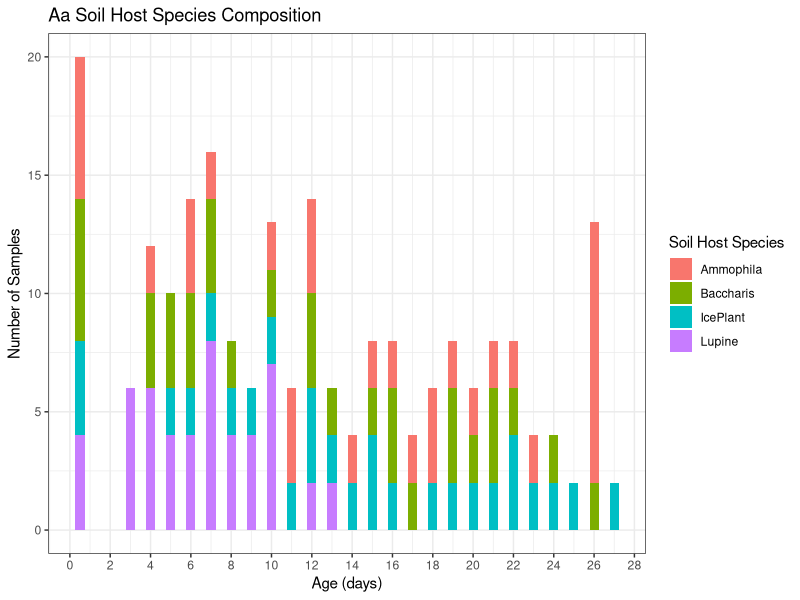
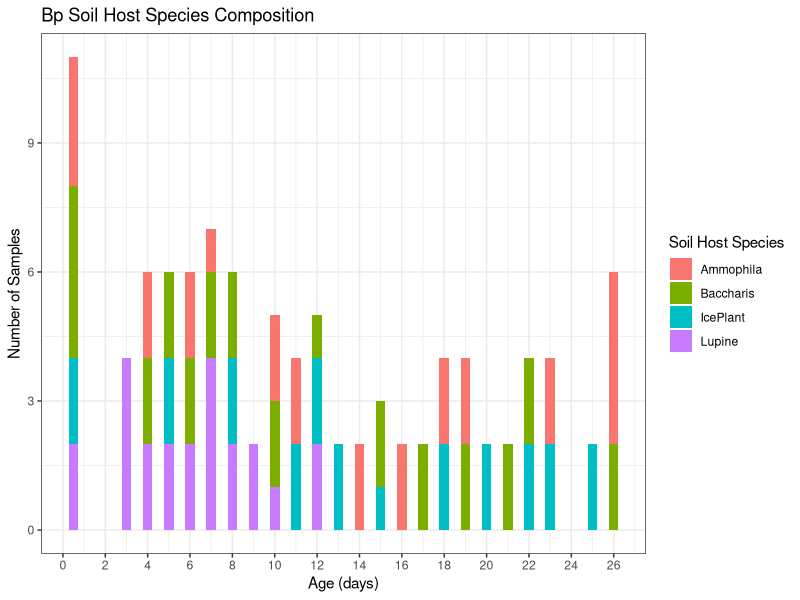
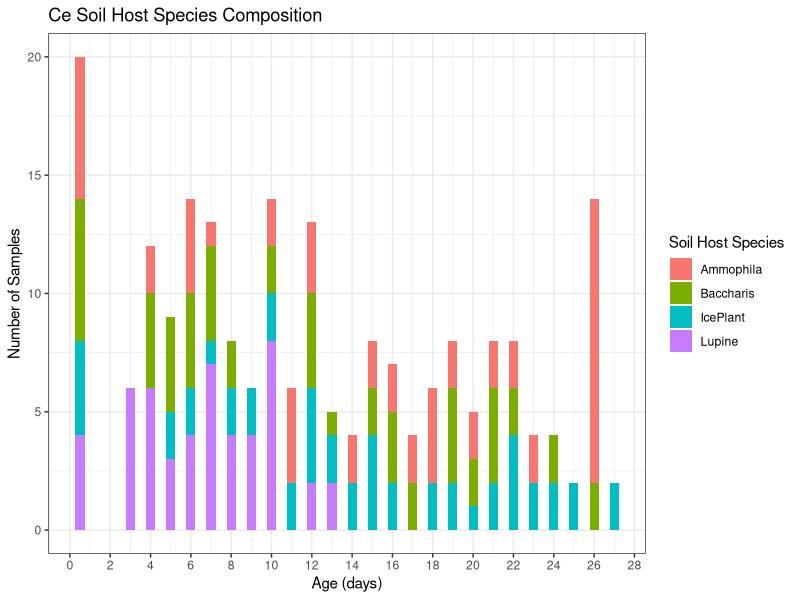
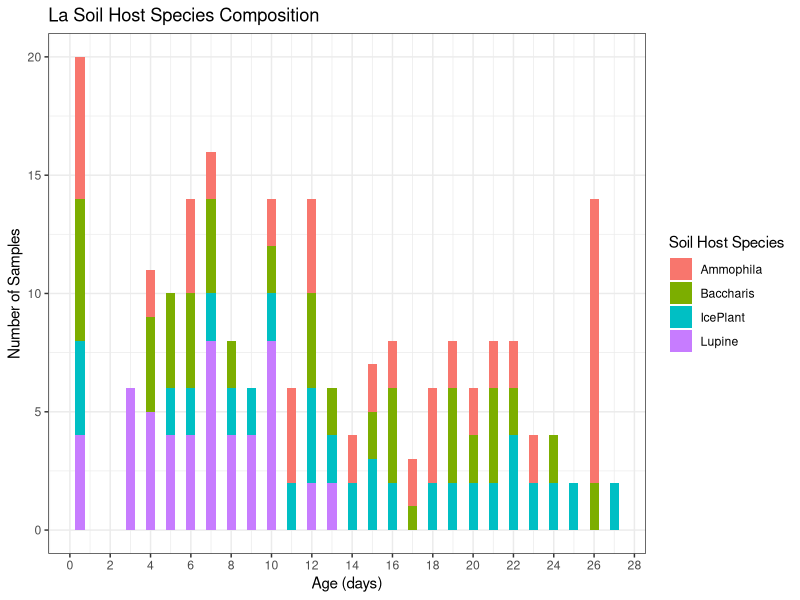

Write the R code that produced these figures, in order.
library(tidyverse)
library(ggplot2)

getwd()
MyData <- read.csv("./Data/GreenhouseData.csv")

# subset the dataset to make smaller dataset with PlantSpecies, SoilHostSpecies, Age, and Total_Dry_mg
SubsetMyData <- MyData %>% select(c("PlantSpecies", "SoilHostSpecies", "Age", "Total_Dry_mg"))

# subset further for each plant species
AaMDSubset <- SubsetMyData %>% filter(PlantSpecies == "Aa")
BpMDSubset <- SubsetMyData %>% filter(PlantSpecies == "Bp")
CeMDSubset <- SubsetMyData %>% filter(PlantSpecies == "Ce")
LaMDSubset <- SubsetMyData %>% filter(PlantSpecies == "La")

# create stacked bar graphs to show the variation in soil host species composition as age increases per plant species
ggplot(data = AaMDSubset, aes(x = Age, fill = SoilHostSpecies)) +
  geom_bar() +
  scale_x_continuous(breaks = seq(0, 28, by = 2)) +  
  ggtitle("Aa Soil Host Species Composition") +
  xlab("Age (days)") + ylab("Number of Samples") +
  guides(fill=guide_legend(title="Soil Host Species")) +
  theme_bw()

ggplot(data = BpMDSubset, aes(x = Age, fill = SoilHostSpecies)) +
  geom_bar() +
  scale_x_continuous(breaks = seq(0, 28, by = 2)) +  
  ggtitle("Bp Soil Host Species Composition") +
  xlab("Age (days)") + ylab("Number of Samples") +
  guides(fill=guide_legend(title="Soil Host Species")) +
  theme_bw()

ggplot(data = CeMDSubset, aes(x = Age, fill = SoilHostSpecies)) +
  geom_bar() +
  scale_x_continuous(breaks = seq(0, 28, by = 2)) +  
  ggtitle("Ce Soil Host Species Composition") +
  xlab("Age (days)") + ylab("Number of Samples") +
  guides(fill=guide_legend(title="Soil Host Species")) +
  theme_bw()

ggplot(data = LaMDSubset, aes(x = Age, fill = SoilHostSpecies)) +
  geom_bar() +
  scale_x_continuous(breaks = seq(0, 28, by = 2)) +  
  ggtitle("La Soil Host Species Composition") +
  xlab("Age (days)") + ylab("Number of Samples") +
  guides(fill=guide_legend(title="Soil Host Species")) +
  theme_bw()
